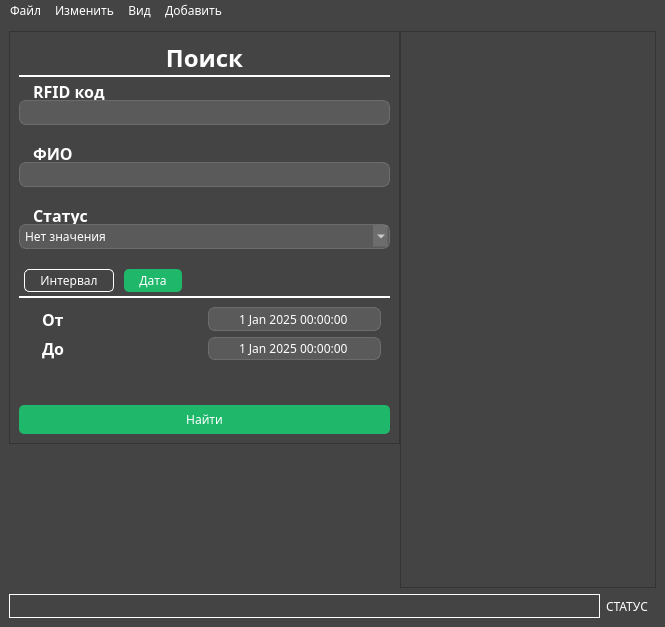
<?xml version="1.0" encoding="UTF-8"?>
<ui version="4.0">
 <class>MainWindow</class>
 <widget class="QMainWindow" name="MainWindow">
  <property name="geometry">
   <rect>
    <x>0</x>
    <y>0</y>
    <width>665</width>
    <height>627</height>
   </rect>
  </property>
  <property name="windowTitle">
   <string>MainWindow</string>
  </property>
  <property name="styleSheet">
   <string notr="true">background-color: #444444;
color: white;
font-family: Franklin Gothic Medium</string>
  </property>
  <widget class="QWidget" name="centralwidget">
   <property name="sizePolicy">
    <sizepolicy hsizetype="Preferred" vsizetype="Preferred">
     <horstretch>0</horstretch>
     <verstretch>0</verstretch>
    </sizepolicy>
   </property>
   <layout class="QGridLayout" name="gridLayout_4">
    <item row="0" column="0">
     <layout class="QVBoxLayout" name="verticalLayout_9">
      <item>
       <layout class="QHBoxLayout" name="horizontalLayout_3" stretch="5,0">
        <property name="spacing">
         <number>0</number>
        </property>
        <item>
         <layout class="QVBoxLayout" name="verticalLayout_8">
          <item>
           <widget class="QFrame" name="frame_2">
            <property name="frameShape">
             <enum>QFrame::StyledPanel</enum>
            </property>
            <property name="frameShadow">
             <enum>QFrame::Raised</enum>
            </property>
            <layout class="QGridLayout" name="gridLayout_3">
             <item row="0" column="0">
              <layout class="QVBoxLayout" name="verticalLayout_7">
               <item>
                <layout class="QVBoxLayout" name="verticalLayout_3">
                 <item>
                  <widget class="QLabel" name="search_label">
                   <property name="styleSheet">
                    <string notr="true">font-size: 18pt;
font-weight: bold;
border: none;
background-color:none;
border-bottom: 2px solid white;</string>
                   </property>
                   <property name="text">
                    <string>Поиск</string>
                   </property>
                   <property name="alignment">
                    <set>Qt::AlignCenter</set>
                   </property>
                  </widget>
                 </item>
                 <item>
                  <layout class="QVBoxLayout" name="verticalLayout" stretch="0,0,0,0">
                   <property name="spacing">
                    <number>20</number>
                   </property>
                   <property name="sizeConstraint">
                    <enum>QLayout::SetFixedSize</enum>
                   </property>
                   <property name="bottomMargin">
                    <number>30</number>
                   </property>
                   <item>
                    <layout class="QVBoxLayout" name="verticalLayout_6">
                     <property name="spacing">
                      <number>0</number>
                     </property>
                     <item>
                      <widget class="QLabel" name="rfid_label">
                       <property name="minimumSize">
                        <size>
                         <width>0</width>
                         <height>17</height>
                        </size>
                       </property>
                       <property name="maximumSize">
                        <size>
                         <width>16777215</width>
                         <height>17</height>
                        </size>
                       </property>
                       <property name="styleSheet">
                        <string notr="true">margin-left: 10px; 
font-size: 12pt;
font-weight: bold;
border: none;
background-color:none;</string>
                       </property>
                       <property name="text">
                        <string>RFID код</string>
                       </property>
                      </widget>
                     </item>
                     <item>
                      <widget class="QLineEdit" name="rfid_input">
                       <property name="styleSheet">
                        <string notr="true">background-color: rgba(255,255,255,30);
border: 1px solid rgba(255,255,255,40);
border-radius: 7px;
padding: 2px 5px
</string>
                       </property>
                      </widget>
                     </item>
                    </layout>
                   </item>
                   <item>
                    <layout class="QVBoxLayout" name="verticalLayout_5">
                     <property name="spacing">
                      <number>0</number>
                     </property>
                     <item>
                      <widget class="QLabel" name="name_label">
                       <property name="minimumSize">
                        <size>
                         <width>0</width>
                         <height>17</height>
                        </size>
                       </property>
                       <property name="maximumSize">
                        <size>
                         <width>16777215</width>
                         <height>17</height>
                        </size>
                       </property>
                       <property name="styleSheet">
                        <string notr="true">margin-left: 10px; 
font-size: 12pt;
font-weight: bold;
border: none;
background-color:none;</string>
                       </property>
                       <property name="text">
                        <string>ФИО</string>
                       </property>
                      </widget>
                     </item>
                     <item>
                      <widget class="QLineEdit" name="name_input">
                       <property name="styleSheet">
                        <string notr="true">background-color: rgba(255,255,255,30);
border: 1px solid rgba(255,255,255,40);
border-radius: 7px;
padding: 2px 5px
</string>
                       </property>
                      </widget>
                     </item>
                    </layout>
                   </item>
                   <item>
                    <layout class="QVBoxLayout" name="verticalLayout_4">
                     <property name="spacing">
                      <number>0</number>
                     </property>
                     <item>
                      <widget class="QLabel" name="status_label">
                       <property name="minimumSize">
                        <size>
                         <width>0</width>
                         <height>17</height>
                        </size>
                       </property>
                       <property name="maximumSize">
                        <size>
                         <width>16777215</width>
                         <height>17</height>
                        </size>
                       </property>
                       <property name="styleSheet">
                        <string notr="true">margin-left: 10px; 
font-size: 12pt;
font-weight: bold;
border: none;
background-color:none;</string>
                       </property>
                       <property name="text">
                        <string>Статус</string>
                       </property>
                      </widget>
                     </item>
                     <item>
                      <widget class="QComboBox" name="status_box">
                       <property name="styleSheet">
                        <string notr="true">

background-color: rgba(255,255,255,30);
border: 1px solid rgba(255,255,255,40);
border-radius: 7px;
padding: 2px 5px;
</string>
                       </property>
                       <item>
                        <property name="text">
                         <string>Нет значения</string>
                        </property>
                       </item>
                       <item>
                        <property name="text">
                         <string>Вход</string>
                        </property>
                       </item>
                       <item>
                        <property name="text">
                         <string>Выход</string>
                        </property>
                       </item>
                      </widget>
                     </item>
                    </layout>
                   </item>
                   <item>
                    <widget class="QTabWidget" name="interval_wigdet">
                     <property name="sizePolicy">
                      <sizepolicy hsizetype="Preferred" vsizetype="Preferred">
                       <horstretch>0</horstretch>
                       <verstretch>0</verstretch>
                      </sizepolicy>
                     </property>
                     <property name="minimumSize">
                      <size>
                       <width>0</width>
                       <height>100</height>
                      </size>
                     </property>
                     <property name="maximumSize">
                      <size>
                       <width>16777215</width>
                       <height>100</height>
                      </size>
                     </property>
                     <property name="styleSheet">
                      <string notr="true">QTabWidget{
	margin: 4px;
}


QTabWidget::pane { 
	border-top: 2px solid white;
	margin-top: 4px;
}






/*11111111111111111111*/


QTabBar::tab{
	color: white;
	border-radius: 5px;
	padding: 2px 15px;
	margin: 0 5px;
}

QTabBar::tab:selected{
	background-color: rgb(31, 184, 107);
}

QTabBar::tab:selected:hover{
	background-color: rgba(31, 184, 107, 95);
}

QTabBar::tab:!selected{
	background-color: none;
	border: 1px solid white;
}

QTabBar::tab:!selected:hover{
	background-color: none;
	border: 1px solid rgba(255,255,255, 80);
}

</string>
                     </property>
                     <property name="tabPosition">
                      <enum>QTabWidget::North</enum>
                     </property>
                     <property name="currentIndex">
                      <number>1</number>
                     </property>
                     <property name="elideMode">
                      <enum>Qt::ElideNone</enum>
                     </property>
                     <property name="usesScrollButtons">
                      <bool>true</bool>
                     </property>
                     <property name="documentMode">
                      <bool>false</bool>
                     </property>
                     <widget class="QWidget" name="tab">
                      <attribute name="title">
                       <string>Интервал</string>
                      </attribute>
                      <layout class="QGridLayout" name="gridLayout_2">
                       <item row="0" column="0">
                        <widget class="QComboBox" name="interval_box">
                         <property name="styleSheet">
                          <string notr="true">
QComboBox {
background-color: rgba(255,255,255,30);
border: 1px solid rgba(255,255,255,40);
border-radius: 7px;
padding: 2px 5px;
}

</string>
                         </property>
                         <property name="insertPolicy">
                          <enum>QComboBox::InsertAtTop</enum>
                         </property>
                         <property name="sizeAdjustPolicy">
                          <enum>QComboBox::AdjustToContentsOnFirstShow</enum>
                         </property>
                         <item>
                          <property name="text">
                           <string>Нет значения</string>
                          </property>
                         </item>
                         <item>
                          <property name="text">
                           <string>Вход</string>
                          </property>
                         </item>
                         <item>
                          <property name="text">
                           <string>Выход</string>
                          </property>
                         </item>
                        </widget>
                       </item>
                      </layout>
                     </widget>
                     <widget class="QWidget" name="tab_2">
                      <attribute name="title">
                       <string>Дата</string>
                      </attribute>
                      <layout class="QGridLayout" name="gridLayout">
                       <item row="0" column="0">
                        <layout class="QVBoxLayout" name="verticalLayout_2">
                         <item>
                          <layout class="QHBoxLayout" name="horizontalLayout">
                           <item>
                            <widget class="QLabel" name="ot_label">
                             <property name="styleSheet">
                              <string notr="true">margin-left: 10px; 
font-size: 12pt;
font-weight: bold;
border: none;
background-color:none;</string>
                             </property>
                             <property name="text">
                              <string>От</string>
                             </property>
                            </widget>
                           </item>
                           <item>
                            <widget class="QDateTimeEdit" name="datetime_input">
                             <property name="styleSheet">
                              <string notr="true">
background-color: rgba(255,255,255,30);
border: 1px solid rgba(255,255,255,40);
border-radius: 7px;
padding: 2px 5px;


</string>
                             </property>
                             <property name="alignment">
                              <set>Qt::AlignCenter</set>
                             </property>
                             <property name="buttonSymbols">
                              <enum>QAbstractSpinBox::NoButtons</enum>
                             </property>
                             <property name="dateTime">
                              <datetime>
                               <hour>0</hour>
                               <minute>0</minute>
                               <second>0</second>
                               <year>2025</year>
                               <month>1</month>
                               <day>1</day>
                              </datetime>
                             </property>
                            </widget>
                           </item>
                          </layout>
                         </item>
                         <item>
                          <layout class="QHBoxLayout" name="horizontalLayout_2">
                           <item>
                            <widget class="QLabel" name="do_label">
                             <property name="styleSheet">
                              <string notr="true">margin-left: 10px; 
font-size: 12pt;
font-weight: bold;
border: none;
background-color:none;</string>
                             </property>
                             <property name="text">
                              <string>До</string>
                             </property>
                            </widget>
                           </item>
                           <item>
                            <widget class="QDateTimeEdit" name="datetime_input_two">
                             <property name="styleSheet">
                              <string notr="true">
background-color: rgba(255,255,255,30);
border: 1px solid rgba(255,255,255,40);
border-radius: 7px;
padding: 2px 5px;


</string>
                             </property>
                             <property name="alignment">
                              <set>Qt::AlignCenter</set>
                             </property>
                             <property name="buttonSymbols">
                              <enum>QAbstractSpinBox::NoButtons</enum>
                             </property>
                             <property name="specialValueText">
                              <string/>
                             </property>
                             <property name="dateTime">
                              <datetime>
                               <hour>0</hour>
                               <minute>0</minute>
                               <second>0</second>
                               <year>2025</year>
                               <month>1</month>
                               <day>1</day>
                              </datetime>
                             </property>
                            </widget>
                           </item>
                          </layout>
                         </item>
                        </layout>
                       </item>
                      </layout>
                     </widget>
                    </widget>
                   </item>
                  </layout>
                 </item>
                 <item>
                  <widget class="QPushButton" name="search_button">
                   <property name="sizePolicy">
                    <sizepolicy hsizetype="Minimum" vsizetype="Preferred">
                     <horstretch>0</horstretch>
                     <verstretch>0</verstretch>
                    </sizepolicy>
                   </property>
                   <property name="minimumSize">
                    <size>
                     <width>0</width>
                     <height>29</height>
                    </size>
                   </property>
                   <property name="maximumSize">
                    <size>
                     <width>16777215</width>
                     <height>29</height>
                    </size>
                   </property>
                   <property name="styleSheet">
                    <string notr="true">QPushButton{
	background-color: rgb(31, 184, 107);
	color: white;
	border-radius: 5px;
}

QPushButton:hover{
	background-color: rgba(31, 184, 107, 95);
}

QPushButton:pressed{
	background-color: rgba(31, 184, 107, 85);
}

</string>
                   </property>
                   <property name="text">
                    <string>Найти</string>
                   </property>
                  </widget>
                 </item>
                </layout>
               </item>
              </layout>
             </item>
            </layout>
           </widget>
          </item>
          <item>
           <spacer name="verticalSpacer">
            <property name="orientation">
             <enum>Qt::Vertical</enum>
            </property>
            <property name="sizeHint" stdset="0">
             <size>
              <width>20</width>
              <height>40</height>
             </size>
            </property>
           </spacer>
          </item>
         </layout>
        </item>
        <item>
         <widget class="QTableView" name="tableView"/>
        </item>
       </layout>
      </item>
      <item>
       <layout class="QHBoxLayout" name="horizontalLayout_4">
        <item>
         <widget class="QFrame" name="frame_3">
          <property name="minimumSize">
           <size>
            <width>0</width>
            <height>24</height>
           </size>
          </property>
          <property name="maximumSize">
           <size>
            <width>16777215</width>
            <height>24</height>
           </size>
          </property>
          <property name="styleSheet">
           <string notr="true">border: 1px solid white;</string>
          </property>
          <property name="frameShape">
           <enum>QFrame::StyledPanel</enum>
          </property>
          <property name="frameShadow">
           <enum>QFrame::Raised</enum>
          </property>
         </widget>
        </item>
        <item>
         <widget class="QLabel" name="status_label_2">
          <property name="maximumSize">
           <size>
            <width>50</width>
            <height>16777215</height>
           </size>
          </property>
          <property name="text">
           <string>СТАТУС</string>
          </property>
         </widget>
        </item>
       </layout>
      </item>
     </layout>
    </item>
   </layout>
  </widget>
  <widget class="QMenuBar" name="menubar">
   <property name="geometry">
    <rect>
     <x>0</x>
     <y>0</y>
     <width>665</width>
     <height>24</height>
    </rect>
   </property>
   <widget class="QMenu" name="file_menu">
    <property name="title">
     <string>Файл</string>
    </property>
    <addaction name="data_refresh"/>
    <addaction name="save_bttn"/>
    <addaction name="options_bttn"/>
    <addaction name="exit_bttn"/>
   </widget>
   <widget class="QMenu" name="change_menu">
    <property name="title">
     <string>Изменить</string>
    </property>
    <addaction name="add_bttn"/>
    <addaction name="edit_bttn"/>
    <addaction name="delete_bttn"/>
    <addaction name="clear_search_bttn"/>
   </widget>
   <widget class="QMenu" name="add_menu">
    <property name="title">
     <string>Добавить</string>
    </property>
    <addaction name="add_user"/>
    <addaction name="add_few_bttn"/>
   </widget>
   <widget class="QMenu" name="view_menu">
    <property name="title">
     <string>Вид</string>
    </property>
   </widget>
   <addaction name="file_menu"/>
   <addaction name="change_menu"/>
   <addaction name="view_menu"/>
   <addaction name="add_menu"/>
  </widget>
  <action name="add_user">
   <property name="text">
    <string>Добавить пользователя</string>
   </property>
  </action>
  <action name="add_few_bttn">
   <property name="text">
    <string>Добавить несколько</string>
   </property>
  </action>
  <action name="data_refresh">
   <property name="text">
    <string>Обновить данные</string>
   </property>
  </action>
  <action name="action_4">
   <property name="text">
    <string>Изменить</string>
   </property>
  </action>
  <action name="save_bttn">
   <property name="text">
    <string>Сохранить</string>
   </property>
  </action>
  <action name="add_bttn">
   <property name="text">
    <string>Добавить запись</string>
   </property>
  </action>
  <action name="exit_bttn">
   <property name="text">
    <string>Выход</string>
   </property>
  </action>
  <action name="edit_bttn">
   <property name="text">
    <string>Редактировать запись</string>
   </property>
  </action>
  <action name="delete_bttn">
   <property name="text">
    <string>Удалить запись</string>
   </property>
  </action>
  <action name="clear_search_bttn">
   <property name="text">
    <string>Очистить поля поиска</string>
   </property>
  </action>
  <action name="options_bttn">
   <property name="text">
    <string>Настройки</string>
   </property>
  </action>
 </widget>
 <tabstops>
  <tabstop>rfid_input</tabstop>
  <tabstop>name_input</tabstop>
  <tabstop>status_box</tabstop>
  <tabstop>interval_wigdet</tabstop>
  <tabstop>datetime_input</tabstop>
  <tabstop>datetime_input_two</tabstop>
  <tabstop>search_button</tabstop>
  <tabstop>tableView</tabstop>
  <tabstop>interval_box</tabstop>
 </tabstops>
 <resources/>
 <connections/>
</ui>
